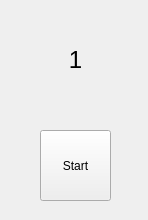
<?xml version="1.0" encoding="UTF-8"?>
<ui version="4.0">
 <class>Form</class>
 <widget class="QWidget" name="Form">
  <property name="geometry">
   <rect>
    <x>0</x>
    <y>0</y>
    <width>148</width>
    <height>220</height>
   </rect>
  </property>
  <property name="windowTitle">
   <string>Form</string>
  </property>
  <widget class="QPushButton" name="pushButton">
   <property name="geometry">
    <rect>
     <x>40</x>
     <y>130</y>
     <width>71</width>
     <height>71</height>
    </rect>
   </property>
   <property name="toolTip">
    <string>&lt;html&gt;&lt;head/&gt;&lt;body&gt;&lt;p&gt;&lt;span style=&quot; font-size:11pt;&quot;&gt;Start&lt;/span&gt;&lt;/p&gt;&lt;/body&gt;&lt;/html&gt;</string>
   </property>
   <property name="text">
    <string>Start</string>
   </property>
  </widget>
  <widget class="QLabel" name="label">
   <property name="geometry">
    <rect>
     <x>20</x>
     <y>10</y>
     <width>111</width>
     <height>101</height>
    </rect>
   </property>
   <property name="text">
    <string>&lt;html&gt;&lt;head/&gt;&lt;body&gt;&lt;p align=&quot;center&quot;&gt;&lt;span style=&quot; font-size:18pt;&quot;&gt;1&lt;/span&gt;&lt;/p&gt;&lt;/body&gt;&lt;/html&gt;</string>
   </property>
  </widget>
 </widget>
 <resources/>
 <connections>
  <connection>
   <sender>pushButton</sender>
   <signal>clicked()</signal>
   <receiver>Form</receiver>
   <slot>update()</slot>
   <hints>
    <hint type="sourcelabel">
     <x>76</x>
     <y>153</y>
    </hint>
    <hint type="destinationlabel">
     <x>23</x>
     <y>123</y>
    </hint>
   </hints>
  </connection>
 </connections>
</ui>
